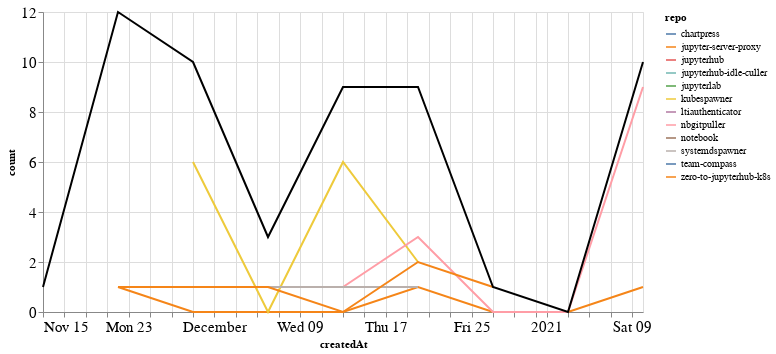

Notebook source saved alongside this figure:
### Markdown cell above
### Comments

### Code cell
comments_time = comments.groupby('repo').resample('W', on='createdAt').count()['author'].reset_index()
comments_time = comments_time.rename(columns={'author': 'count'})
comments_time_total = comments_time.groupby('createdAt').agg({"count": "sum"}).reset_index()
ch1 = alt.Chart(comments_time, width=600).mark_line().encode(
    x='createdAt',
    y='count',
    color='repo',
    tooltip="repo"
)

ch2 = alt.Chart(comments_time_total, width=600).mark_line(color="black").encode(
    x='createdAt',
    y='count',
)

ch1 + ch2

### Figure 1 — Vega-Lite specification as saved in the notebook (floating-point values rounded to 4 significant figures)
{"config": {"axisLeft": {"labelFontSize": 15}, "axisBottom": {"labelFontSize": 15}}, "layer": [{"data": {"name": "data-a9fd4d6f34051fcf125351488ef3b38d"}, "mark": "line", "encoding": {"color": {"type": "nominal", "field": "repo"}, "tooltip": {"type": "nominal", "field": "repo"}, "x": {"type": "temporal", "field": "createdAt"}, "y": {"type": "quantitative", "field": "count"}}, "width": 600}, {"data": {"name": "data-d660f127bde13e56ad6b45459773e02d"}, "mark": {"type": "line", "color": "black"}, "encoding": {"x": {"type": "temporal", "field": "createdAt"}, "y": {"type": "quantitative", "field": "count"}}, "width": 600}], "$schema": "https://vega.github.io/schema/vega-lite/v4.8.1.json", "datasets": {"data-a9fd4d6f34051fcf125351488ef3b38d": [{"repo": "chartpress", "createdAt": "2020-11-22T00:00:00", "count": 3}, {"repo": "jupyter-server-proxy", "createdAt": "2020-11-22T00:00:00", "count": 1}, {"repo": "jupyter-server-proxy", "createdAt": "2020-11-29T00:00:00", "count": 0}, {"repo": "jupyter-server-proxy", "createdAt": "2020-12-06T00:00:00", "count": 0}, {"repo": "jupyter-server-proxy", "createdAt": "2020-12-13T00:00:00", "count": 0}, {"repo": "jupyter-server-proxy", "createdAt": "2020-12-20T00:00:00", "count": 1}, {"repo": "jupyter-server-proxy", "createdAt": "2020-12-27T00:00:00", "count": 0}, {"repo": "jupyter-server-proxy", "createdAt": "2021-01-03T00:00:00", "count": 0}, {"repo": "jupyter-server-proxy", "createdAt": "2021-01-10T00:00:00", "count": 1}, {"repo": "jupyterhub", "createdAt": "2020-11-22T00:00:00", "count": 1}, {"repo": "jupyterhub", "createdAt": "2020-11-29T00:00:00", "count": 1}, {"repo": "jupyterhub-idle-culler", "createdAt": "2020-11-15T00:00:00", "count": 1}, {"repo": "jupyterlab", "createdAt": "2020-11-22T00:00:00", "count": 5}, {"repo": "kubespawner", "createdAt": "2020-11-29T00:00:00", "count": 6}, {"repo": "kubespawner", "createdAt": "2020-12-06T00:00:00", "count": 0}, {"repo": "kubespawner", "createdAt": "2020-12-13T00:00:00", "count": 6}, {"repo": "kubespawner", "createdAt": "2020-12-20T00:00:00", "count": 2}, {"repo": "ltiauthenticator", "createdAt": "2020-12-06T00:00:00", "count": 1}, {"repo": "ltiauthenticator", "createdAt": "2020-12-13T00:00:00", "count": 1}, {"repo": "nbgitpuller", "createdAt": "2020-12-13T00:00:00", "count": 1}, {"repo": "nbgitpuller", "createdAt": "2020-12-20T00:00:00", "count": 3}, {"repo": "nbgitpuller", "createdAt": "2020-12-27T00:00:00", "count": 0}, {"repo": "nbgitpuller", "createdAt": "2021-01-03T00:00:00", "count": 0}, {"repo": "nbgitpuller", "createdAt": "2021-01-10T00:00:00", "count": 9}, {"repo": "notebook", "createdAt": "2020-11-22T00:00:00", "count": 1}, {"repo": "systemdspawner", "createdAt": "2020-12-06T00:00:00", "count": 1}, {"repo": "systemdspawner", "createdAt": "2020-12-13T00:00:00", "count": 1}, {"repo": "systemdspawner", "createdAt": "2020-12-20T00:00:00", "count": 1}, {"repo": "team-compass", "createdAt": "2020-11-29T00:00:00", "count": 2}, {"repo": "zero-to-jupyterhub-k8s", "createdAt": "2020-11-22T00:00:00", "count": 1}, {"repo": "zero-to-jupyterhub-k8s", "createdAt": "2020-11-29T00:00:00", "count": 1}, {"repo": "zero-to-jupyterhub-k8s", "createdAt": "2020-12-06T00:00:00", "count": 1}, {"repo": "zero-to-jupyterhub-k8s", "createdAt": "2020-12-13T00:00:00", "count": 0}, {"repo": "zero-to-jupyterhub-k8s", "createdAt": "2020-12-20T00:00:00", "count": 2}, {"repo": "zero-to-jupyterhub-k8s", "createdAt": "2020-12-27T00:00:00", "count": 1}], "data-d660f127bde13e56ad6b45459773e02d": [{"createdAt": "2020-11-15T00:00:00", "count": 1}, {"createdAt": "2020-11-22T00:00:00", "count": 12}, {"createdAt": "2020-11-29T00:00:00", "count": 10}, {"createdAt": "2020-12-06T00:00:00", "count": 3}, {"createdAt": "2020-12-13T00:00:00", "count": 9}, {"createdAt": "2020-12-20T00:00:00", "count": 9}, {"createdAt": "2020-12-27T00:00:00", "count": 1}, {"createdAt": "2021-01-03T00:00:00", "count": 0}, {"createdAt": "2021-01-10T00:00:00", "count": 10}]}}
